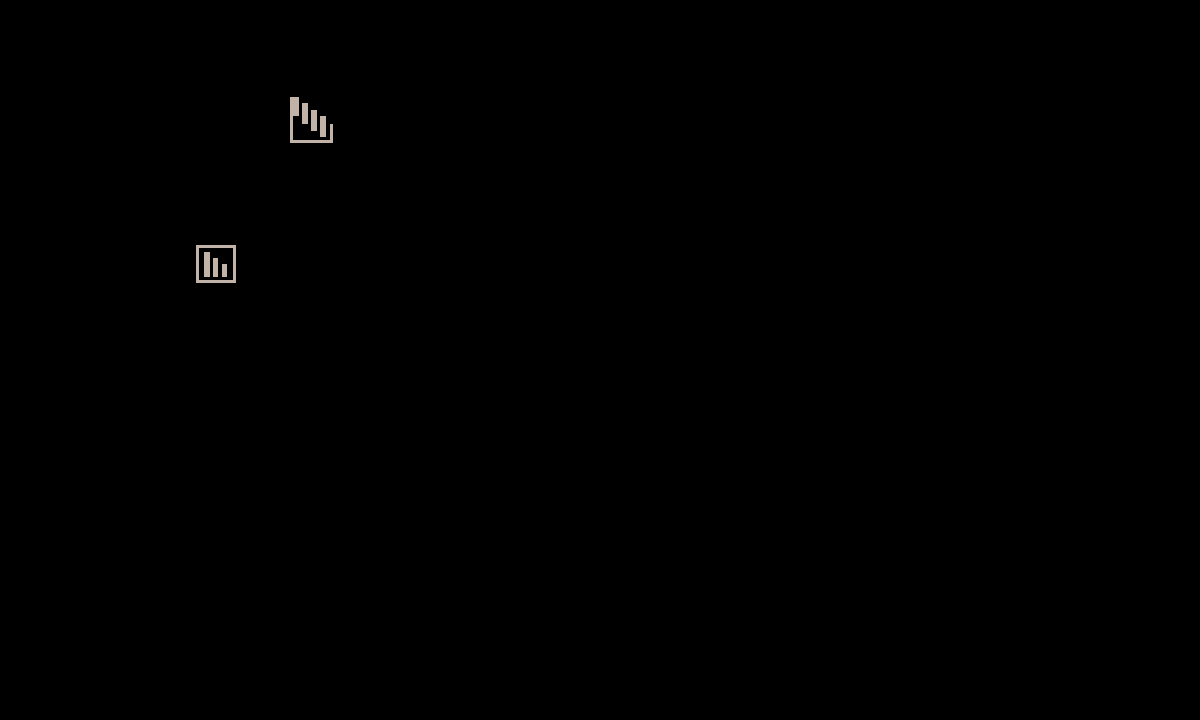

The image is a tile-based game level rendered from a .tmx file. Its description and source (layers, tilesets, objects; grid data summarised) follow:
An orthogonal 25x15 tile map with 48x48 px tiles, 1 tile layer (Tile Layer 1).

<map version="1.2" tiledversion="1.2.4" orientation="orthogonal" renderorder="right-down" width="25" height="15" tilewidth="48" tileheight="48" infinite="0" nextlayerid="2" nextobjectid="1">
 <tileset firstgid="1" source="TileSet.tsx" />
 <layer id="1" name="Tile Layer 1" width="25" height="15">
  <data>[375 cells, 2 non-empty, 2 distinct tile ids]</data>
 </layer>
</map>
